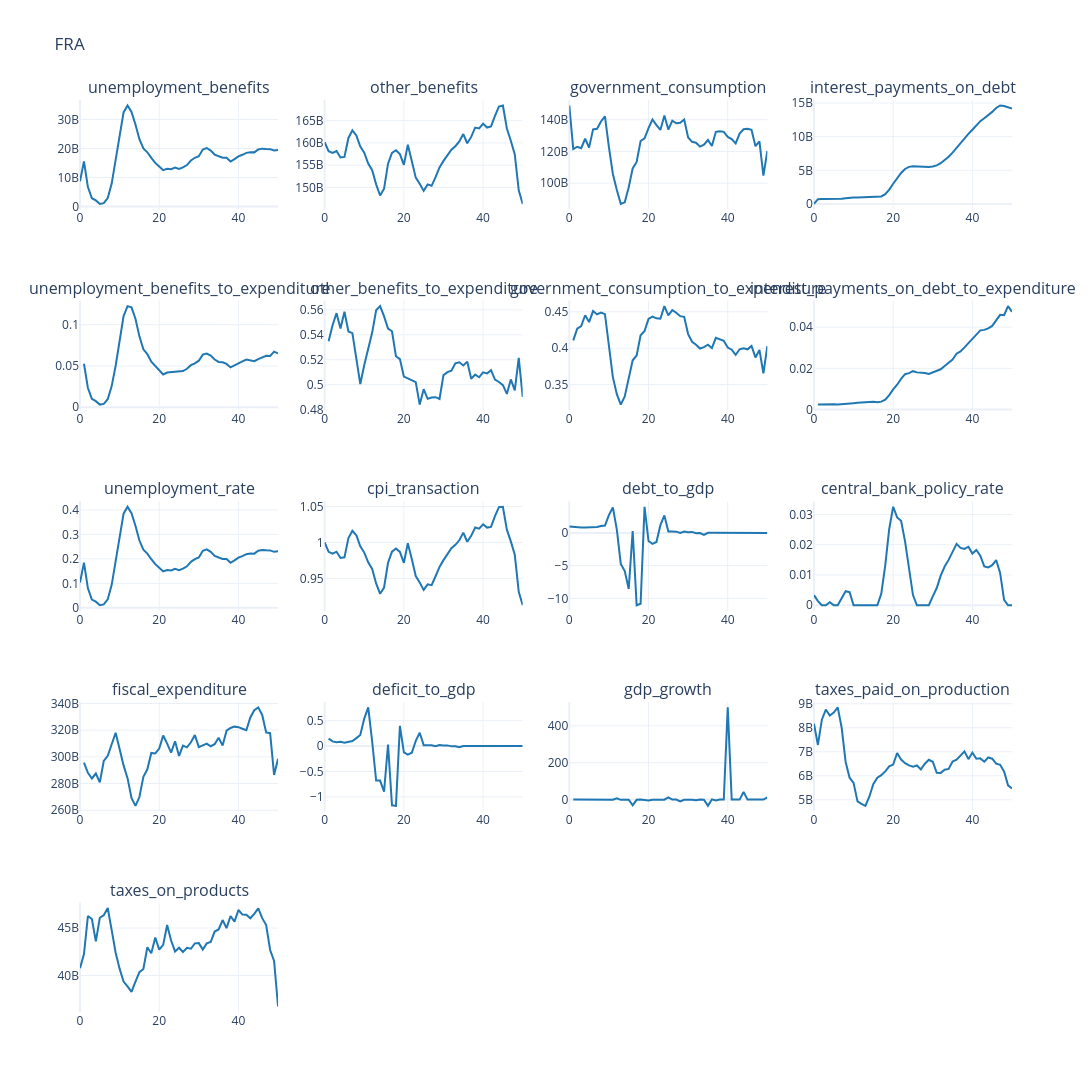
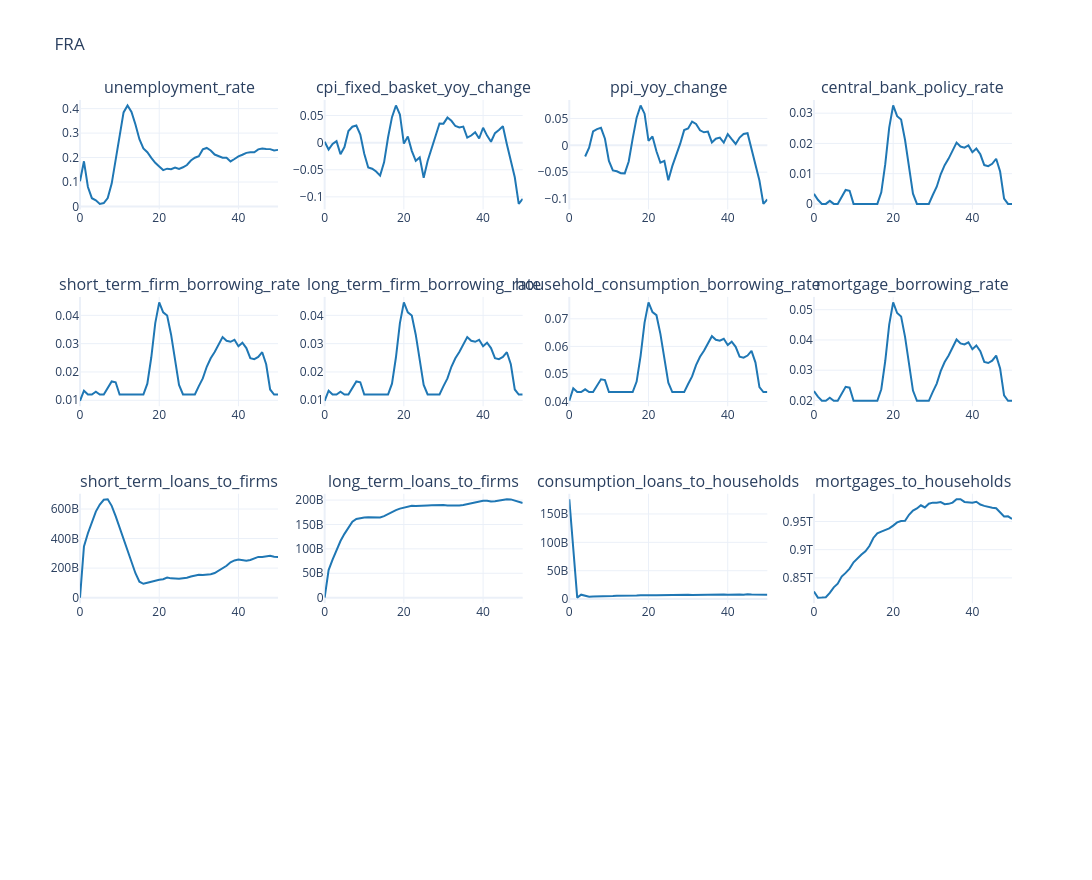
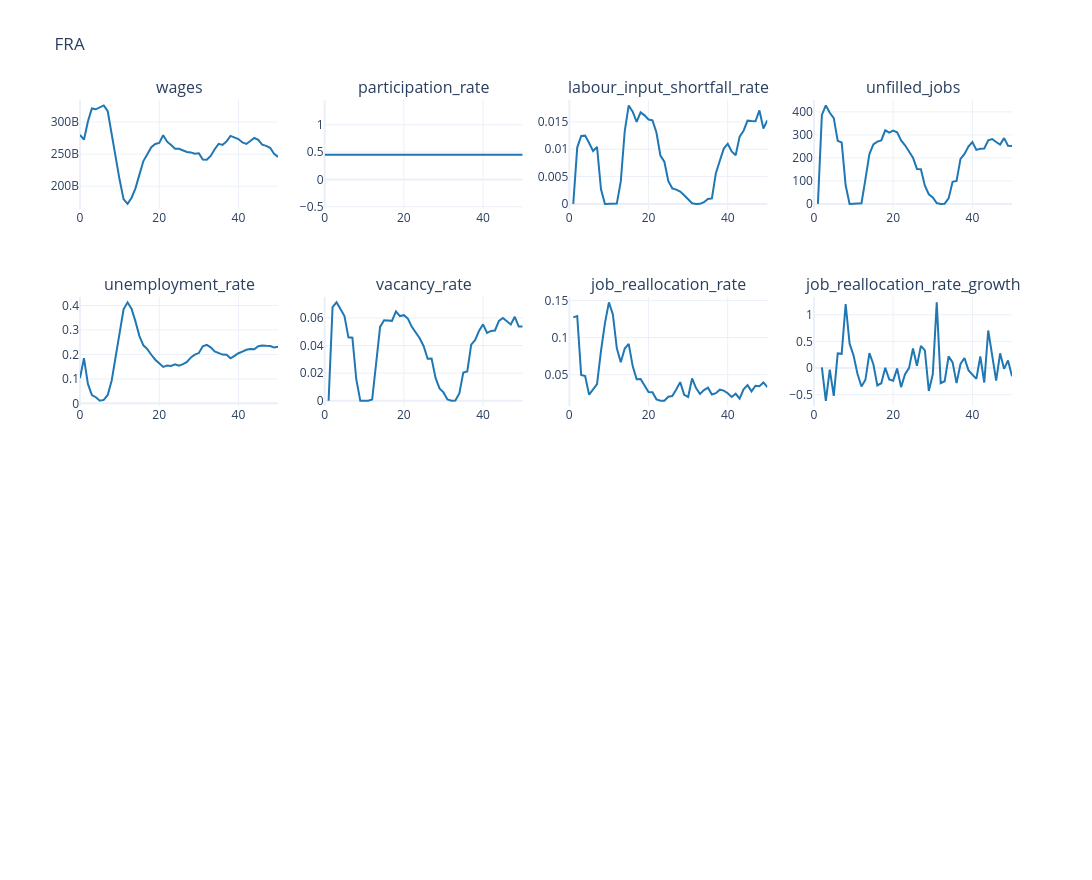

Notebook cell for these charts, in order:
### Markdown cell above
### Fiscal and policy plots

### Code cell
fiscal_cols = [
    "unemployment_benefits", "other_benefits", "government_consumption", "interest_payments_on_debt",
    "unemployment_benefits_to_expenditure", "other_benefits_to_expenditure",
    "government_consumption_to_expenditure", "interest_payments_on_debt_to_expenditure",
    "unemployment_rate", "cpi_transaction", "debt_to_gdp", "central_bank_policy_rate",
    "fiscal_expenditure", "deficit_to_gdp", "gdp_growth",
    "taxes_paid_on_production", "taxes_on_products",
]
policy_cols = [
    "unemployment_rate", "cpi_fixed_basket_yoy_change", "ppi_yoy_change",
    "central_bank_policy_rate", "short_term_firm_borrowing_rate",
    "long_term_firm_borrowing_rate", "household_consumption_borrowing_rate", "mortgage_borrowing_rate",
    "short_term_loans_to_firms", "long_term_loans_to_firms", "consumption_loans_to_households", "mortgages_to_households",
]

labour_cols = [
    'wages',
    'participation_rate',
    'labour_input_shortfall_rate',
    'unfilled_jobs',
    'unemployment_rate',
    'vacancy_rate',
    'job_reallocation_rate',
    'job_reallocation_rate_growth',]


plot_output(df=df_base[fiscal_cols], no_rows=5, no_cols=4, country_code=cfg.country_iso3, **FIG_SIZE_BENCHMARK)
plot_output(df=df_base[policy_cols], no_rows=4, no_cols=4, country_code=cfg.country_iso3, **FIG_SIZE_BENCHMARK)
plot_output(df=df_base[labour_cols], no_rows=4, no_cols=4, country_code=cfg.country_iso3, **FIG_SIZE_BENCHMARK)
